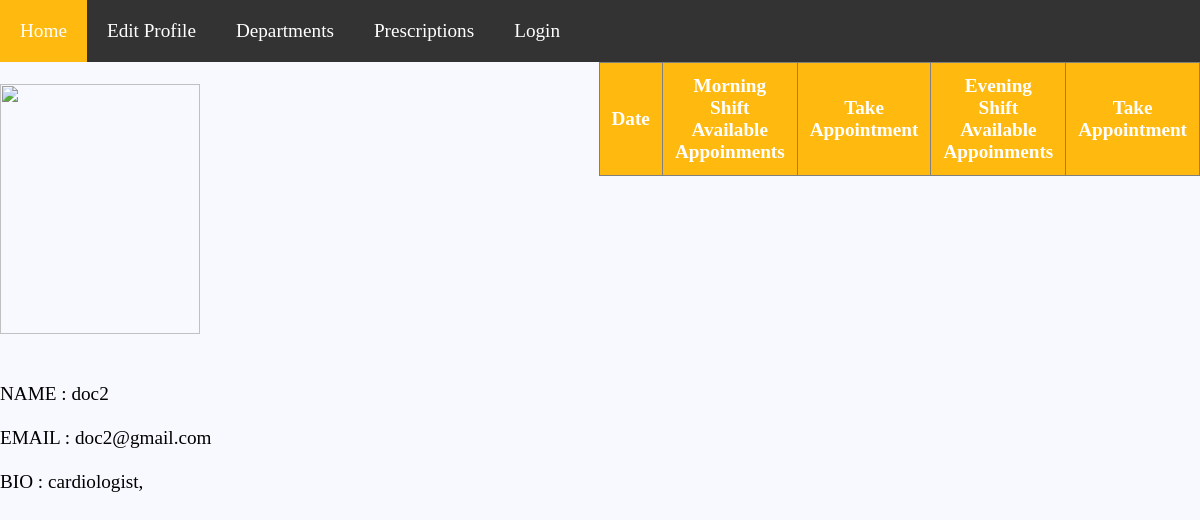
Page /appointment.php?doc_id=45 on the committed database.
### tables this page shows
CREATE TABLE `doctor` (
  `id` int(11) NOT NULL,
  `username` varchar(30) NOT NULL,
  `email` varchar(30) NOT NULL,
  `phone` varchar(255) NOT NULL,
  `department_id` int(10) UNSIGNED NOT NULL,
  `bio` text NOT NULL,
  `password` varchar(64) NOT NULL,
  `status` enum('Active','Inactive','','') NOT NULL DEFAULT 'Inactive',
  `image` varchar(45) NOT NULL
);

### appointment.php (the view, shortened to what this page needs)
<?php
include 'nav_pat.php';
?>
<!DOCTYPE html>
<html>
<head>
<link rel="stylesheet" type="text/css" href="style.css">
</head>
	<body>
    <?php
    $x=$_GET['doc_id'];
?>
	<table align="right" >
    <table width="600" border="1" cellpadding="1">
  <tr>
    <th>Date</th>
    <th>Morning Shift<br>Available Appoinments</th>
    <th>Take Appointment </th>
    <th>Evening Shift<br>Available Appoinments</th>
    <th>Take Appointment </th>
  </tr>
</table>
</body>
<?php
$query="SELECT * FROM `doctor` WHERE `doctor`.`id`='$x'";
$db=new mysqli('localhost', 'root', '', 'doctor_appointment');
$result = $db->query($query);
$result= mysqli_fetch_assoc($result);
 ?>
 <br>
  <img src="<?php echo $_SESSION['image']; ?>" style="width:200px;height:250px;"><br>
<br>
<br>
<?php
echo "NAME : ",$result['username'],"<br><br>";
echo "EMAIL : ",$result['email'],"<br><br>";
echo "BIO : ",$result['bio'],",<br><br>";
?>
</html>

### style.css (style rules this page uses)
* { margin: 0px; padding: 0px; }
body { font-size: 120%; background: #F8F8FF; }
table { border-collapse: collapse; width: 100%; }
th { text-align: center; padding: 12px; background-color: #FFB90F; color: white; }

### nav_pat.php (style rules this page uses)
body { margin:0; }

### appointment.php (style rules this page uses)
table { border-collapse: collapse; width: 50%; float: right; }
th { text-align: center; padding: 12px; background-color: #FFB90F; color: white; }

### rows in the picture
doctor: username "doc2", email "doc2@gmail.com", bio "cardiologist"
